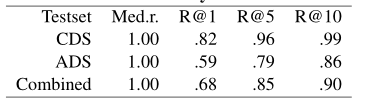
#> input picture opencv/7.png, 368 x 99 px
$ python test3.py
#> lines starting #> are read from the running program, lines starting #| are printed output that depends on the picture; after the words box and inside, x2 and y2 are one past the last pixel; in counts of white or black regions, pixels touching at a corner belong together
import cv2
import numpy as np
from matplotlib import pyplot as plt


# 此文件试图给图片补上竖着的线

# 0 黑色  255 白色
img2 = cv2.imread('7.png', 0)
#> img2 is the input picture: shape (99, 368); min 0, max 255, mean 236.7
ret, img = cv2.threshold(img2, 200, 255, cv2.THRESH_BINARY)
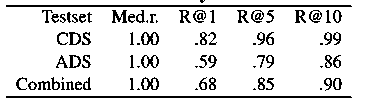
#> img: shape (99, 368); 87.5% white; black in thin lines or dots

shape = img.shape
#> shape = (99, 368)
print(shape)
#| (99, 368)
row = shape[0]
#> row = 99
col = shape[1]
#> col = 368
count = 0

# 获取图片的横线
lines = []
for i in range(row):
    count = 0
    for j in range(col):
        px = img[i, j]
        if px == 0:
            count += 1
    if count > int(9 * col / 10):
        lines.append(i)
#> after the loop, lines = [5, 6, 96, 97]
print("一共找到如下横线" + str(lines))
#| 一共找到如下横线[5, 6, 96, 97]
linesNum = len(lines)
#> linesNum = 4

xBegin = 0
for i in range(col):
    if img[lines[0], i] == 0:
        xBegin = i
        break

xEnd = 0
for i in range(col - 1, 0, -1):
    if img[lines[0], i] == 0:
        xEnd = i
        break
print("x" + str(xBegin) + " x" + str(xEnd))
#| x6 x350

myList = []
last = -1
for i in range(col):
    count = 0
    for j in range(row):
        px = img[j, i]
        if px == 0:
            count += 1
    if count <= linesNum:
        myList.append(i)
#> after the loop, myList = 138 values from 0 to 367
print(myList)
#> (printed output is left out)

newList = []
i = 0
while i < len(myList):
    temp = []
    for j in range(myList[i], myList[-1]):
        if j in myList:
            temp.append(j)
            i += 1
        else:
            i -= 1
            break
    i += 1
    newList.append(temp)
#> this loop made 17 passes
#> i on passes 1 to 12: 16, 17, 18, 38, 39, 40, 60, 62, 63, 83, 85, 86
#> after the loop, i = 138; newList = 17 items, first 6: [0, 1, 2, 3, 4, 5, 6, 7, 8, 9, 10, 11, 12, 13, 14, 15], [27], [37], [92, 93, 94, 95, 96, 97, 98, 99, 100, 101, 102, 103, 104, 105, 106, 107, 108, 109, 110, 111], [127], [135]

# 最左边的边处理 最右边的边处理
newList.remove(newList[0])
newList.remove(newList[-1])
cv2.line(img2, (xBegin, lines[0]), (xBegin, lines[-1]), (0, 0, 0), 1)
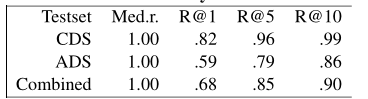
#> img2: shape (99, 368); 0.26% of pixels changed, all inside (x1, y1, x2, y2) = (6, 5, 7, 98)
cv2.line(img2, (xEnd, lines[0]), (xEnd, lines[-1]), (0, 0, 0), 1)
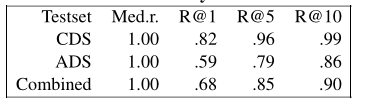
#> img2: shape (99, 368); 0.26% of pixels changed, all inside (x1, y1, x2, y2) = (350, 5, 351, 98)

for i in newList:
    print(len(i))
    if len(i) > 15:
        num = int((i[0] + i[-1]) / 2)
        cv2.line(img2, (num, lines[0]), (num, lines[-1]), (0, 0, 0), 1)
#> this loop made 15 passes
#> num on passes 3, 6, 9, 12: 101, 168, 226, 284
#> i on passes 1, 2, 4, 5, 7, 8: [27], [37], [127], [135], [191, 192], [207]
#| 1
#| 1
#| 20
#| 1
#| 1
#| 20
#| 2
#| 1
#> (further printed lines are left out)
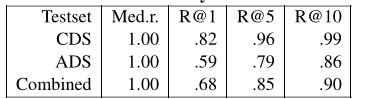
#> img2: shape (99, 368); 1.02% of pixels changed, all inside (x1, y1, x2, y2) = (101, 5, 285, 98)

cv2.imshow('image', img2)
#cv2.imwrite("img.png", img)
cv2.waitKey(0)
cv2.destroyAllWindows()

$ run again, with opencv/1.png copied over opencv/7.png
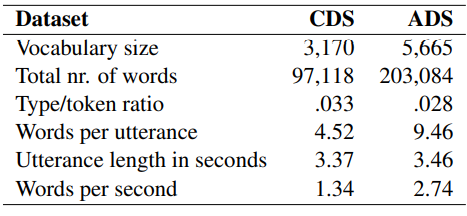
#> input picture opencv/1.png, 467 x 216 px
#> `ret, img = cv2.threshold(img2, 200, 255, cv2.THRESH_BINARY)`:
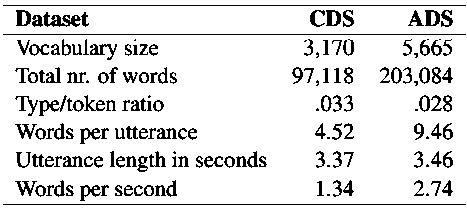
#> img: shape (216, 467); 88.8% white; black in thin lines or dots
#| (216, 467)
#> after the loop `for i in range(row):`: lines = [5, 34, 204]
#| 一共找到如下横线[5, 34, 204]
#> linesNum = 3
#| x3 x465
#> after the loop `for i in range(col):`: myList = 89 values from 0 to 466
#> (printed output is left out)
#> the loop `while i < len(myList):` made 13 passes
#> i on passes 1 to 8: 15, 16, 17, 18, 19, 20, 45, 46
#> after the loop `while i < len(myList):`: i = 89; newList = 13 items, first 6: [0, 1, 2, 3, 4, 5, 6, 7, 8, 9, 10, 11, 12, 13, 14], [177], [203], [223], [235], [258]
#> the loop `for i in newList:` made 11 passes
#> num on passes 6, 9: 279, 366
#> (printed output is left out)
#> after the loop `for i in newList:`:
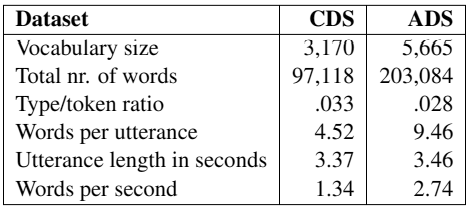
#> img2: shape (216, 467); min 0, max 255, mean 232

$ run again, with opencv/2.png copied over opencv/7.png
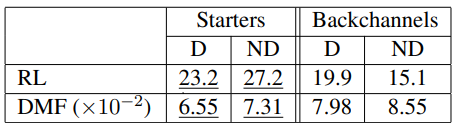
#> input picture opencv/2.png, 460 x 127 px
#> `ret, img = cv2.threshold(img2, 200, 255, cv2.THRESH_BINARY)`:
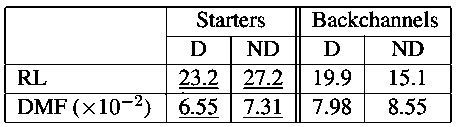
#> img: shape (127, 460); 86.1% white; black in thin lines or dots, all inside (x1, y1, x2, y2) = (4, 6, 452, 123)
#| (127, 460)
#> after the loop `for i in range(row):`: lines = [6, 7, 64, 93, 122]
#| 一共找到如下横线[6, 7, 64, 93, 122]
#> linesNum = 5
#| x6 x450
#> after the loop `for i in range(col):`: myList = 63 values from 0 to 459
#> (printed output is left out)
#> the loop `while i < len(myList):` made 12 passes
#> i on passes 1 to 8: 4, 16, 17, 23, 27, 32, 35, 37
#> after the loop `while i < len(myList):`: i = 63; newList = 12 items, first 6: [0, 1, 2, 3], [6, 7, 8, 9, 10, 11, 12, 13, 14, 15, 16, 17], [53], [67, 68, 69, 70, 71, 72], [79, 80, 81, 82], [95, 96, 97, 98, 99]
#> `cv2.line(img2, (xEnd, lines[0]), (xEnd, lines[-1]), (0, 0, 0), 1)`:
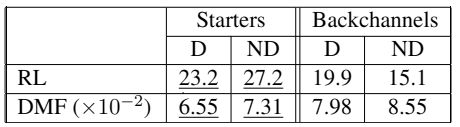
#> img2: shape (127, 460); min 0, max 255, mean 228.8
#> the loop `for i in newList:` made 10 passes
#> i on passes 1 to 8: [6, 7, 8, 9, 10, 11, 12, 13, 14, 15, 16, 17], [53], [67, 68, 69, 70, 71, 72], [79, 80, 81, 82], [95, 96, 97, 98, 99], [107, 108, 109], [120, 121], [133, 134]
#> (printed output is left out)
